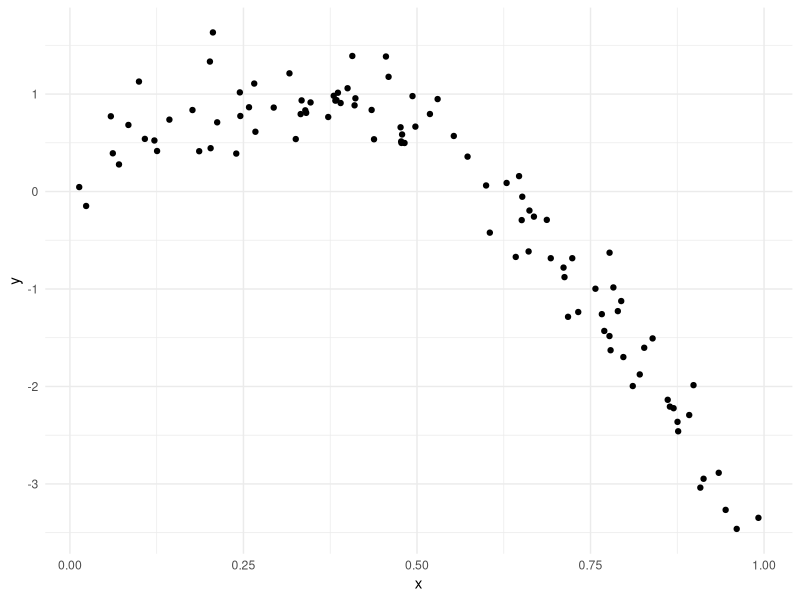
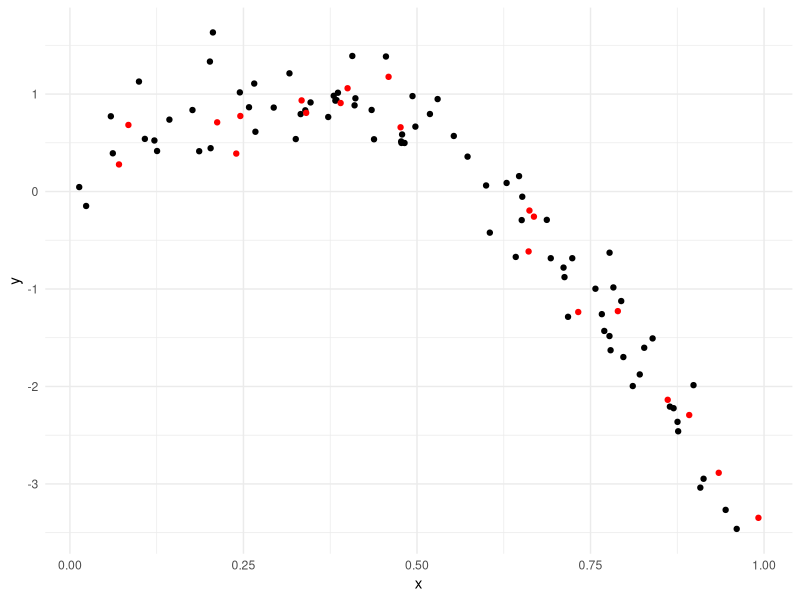
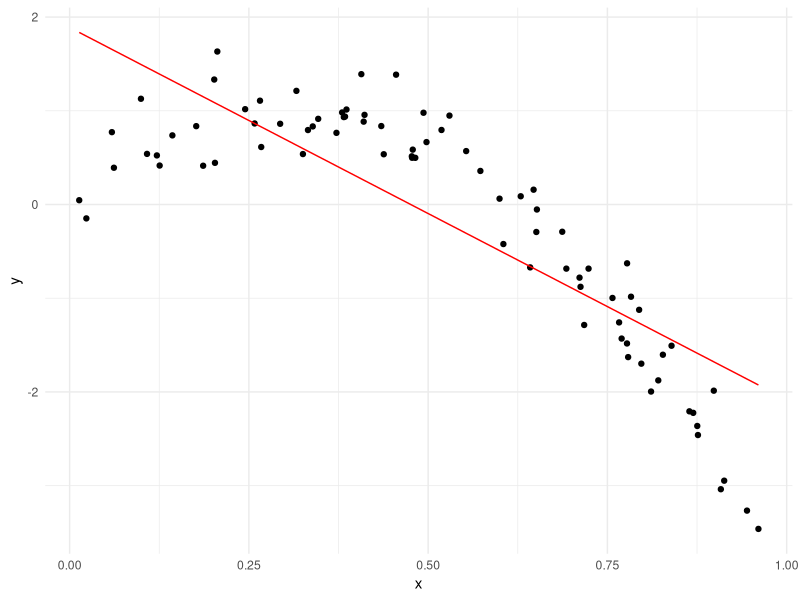
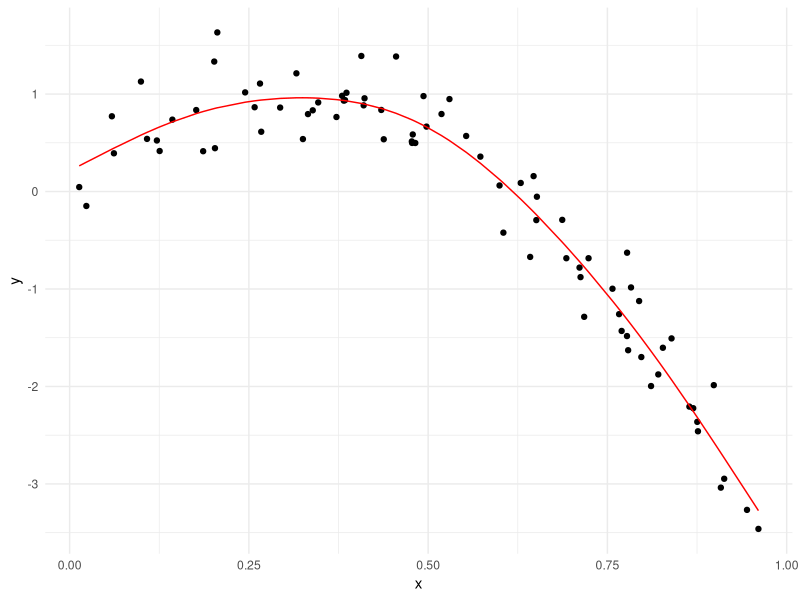
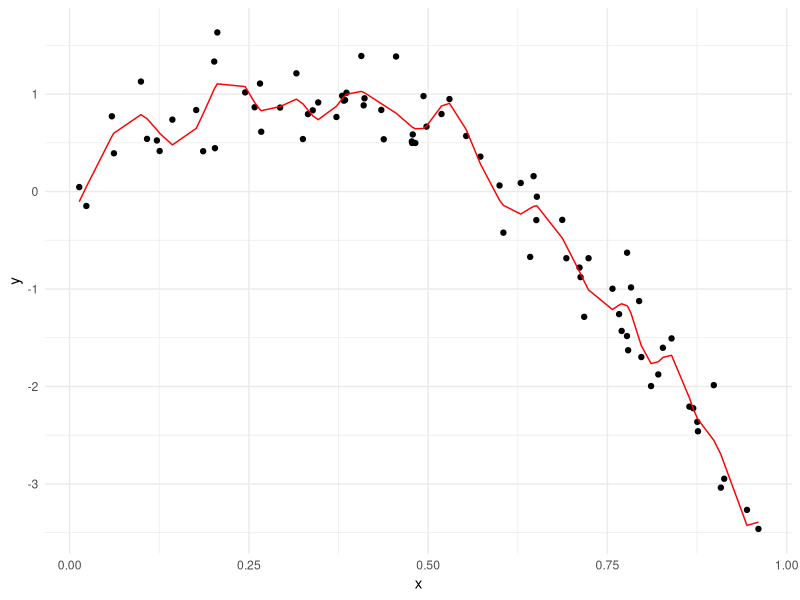
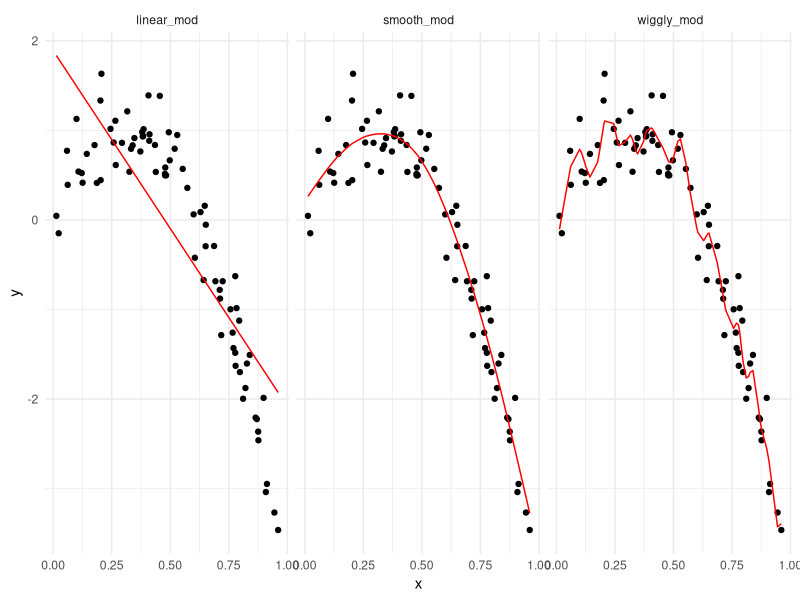
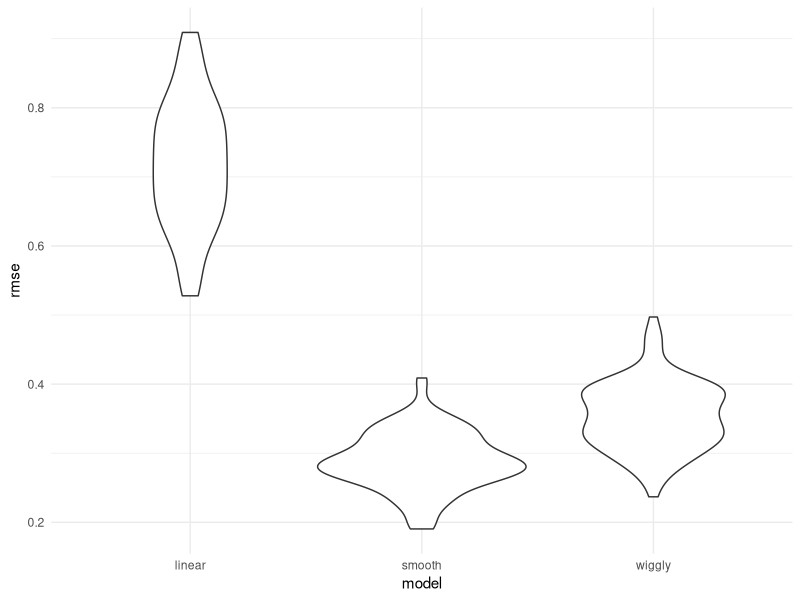

The R script that drew these images, in order:
## ---- chunk 1
library(tidyverse)
library(modelr)
library(mgcv)

knitr::opts_chunk$set(
  fig.width = 6,
  fig.asp = .6,
  out.width = "90%"
)
theme_set(theme_minimal() + theme(legend.position = "bottom"))
options(
  ggplot2.continuous.colour = "viridis",
  ggplot2.continuous.fill = "viridis"
)
scale_colour_discrete = scale_color_viridis_d
scale_fill_discrete = scale_fill_viridis_d

set.seed(1)
## ---- chunk 2
nonlin_df = 
  tibble(
    id = 1:100,
    x = runif(100, 0, 1),
    y = 1 - 10 * (x - .3) ^ 2 + rnorm(100, 0, .3)
  )

nonlin_df %>% 
  ggplot(aes(x = x, y = y)) + 
  geom_point()
## ---- chunk 3
train_df = sample_n(nonlin_df, 80)
test_df = anti_join(nonlin_df, train_df, by = "id")

ggplot(train_df, aes(x = x, y = y)) + 
  geom_point() + 
  geom_point(data = test_df, color = "red")
## ---- chunk 4
linear_mod = lm(y ~ x, data = train_df)
smooth_mod = mgcv::gam(y ~ s(x), data = train_df)
wiggly_mod = mgcv::gam(y ~ s(x, k = 30), sp = 10e-6, data = train_df)
## ---- chunk 5
train_df %>% 
  add_predictions(linear_mod) %>% 
  ggplot(aes(x = x, y = y)) + geom_point() + 
  geom_line(aes(y = pred), color = "red")

train_df %>% 
  add_predictions(smooth_mod) %>% 
  ggplot(aes(x = x, y = y)) + geom_point() + 
  geom_line(aes(y = pred), color = "red")

train_df %>% 
  add_predictions(wiggly_mod) %>% 
  ggplot(aes(x = x, y = y)) + geom_point() + 
  geom_line(aes(y = pred), color = "red")
## ---- chunk 6
train_df %>% 
  gather_predictions(linear_mod, smooth_mod, wiggly_mod) %>% 
  mutate(model = fct_inorder(model)) %>% 
  ggplot(aes(x = x, y = y)) + 
  geom_point() + 
  geom_line(aes(y = pred), color = "red") + 
  facet_wrap(~model)
## ---- chunk 7
rmse(linear_mod, test_df)
rmse(smooth_mod, test_df)
rmse(wiggly_mod, test_df)
## ---- chunk 8
cv_df = 
  crossv_mc(nonlin_df, 100) 
## ---- chunk 9
cv_df %>% pull(train) %>% .[[1]] %>% as_tibble
cv_df %>% pull(test) %>% .[[1]] %>% as_tibble
## ---- chunk 10
cv_df =
  cv_df %>% 
  mutate(
    train = map(train, as_tibble),
    test = map(test, as_tibble))
## ---- chunk 11
cv_df = 
  cv_df %>% 
  mutate(
    linear_mod  = map(train, ~lm(y ~ x, data = .x)),
    smooth_mod  = map(train, ~mgcv::gam(y ~ s(x), data = .x)),
    wiggly_mod  = map(train, ~gam(y ~ s(x, k = 30), sp = 10e-6, data = .x))) %>% 
  mutate(
    rmse_linear = map2_dbl(linear_mod, test, ~rmse(model = .x, data = .y)),
    rmse_smooth = map2_dbl(smooth_mod, test, ~rmse(model = .x, data = .y)),
    rmse_wiggly = map2_dbl(wiggly_mod, test, ~rmse(model = .x, data = .y)))

cv_df
## ---- chunk 12
cv_df %>% 
  select(starts_with("rmse")) %>% 
  pivot_longer(
    everything(),
    names_to = "model", 
    values_to = "rmse",
    names_prefix = "rmse_") %>% 
  mutate(model = fct_inorder(model)) %>% 
  ggplot(aes(x = model, y = rmse)) + 
  geom_violin()
## ---- chunk 13
cv_df %>% 
  select(starts_with("rmse")) %>% 
  pivot_longer(
    everything(),
    names_to = "model", 
    values_to = "rmse",
    names_prefix = "rmse_") %>% 
  group_by(model) %>% 
  summarize(avg_rmse = mean(rmse))
